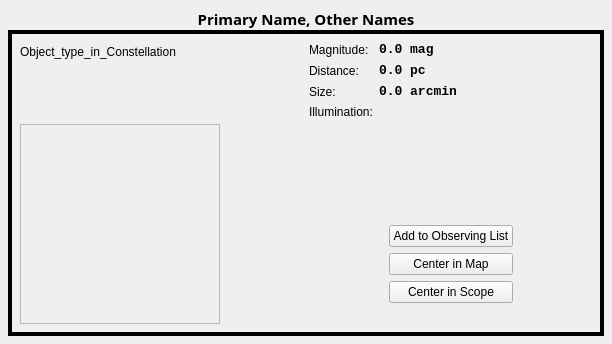
<ui version="4.0" >
 <class>DetailsData</class>
 <widget class="QWidget" name="DetailsData" >
  <property name="geometry" >
   <rect>
    <x>0</x>
    <y>0</y>
    <width>612</width>
    <height>344</height>
   </rect>
  </property>
  <layout class="QVBoxLayout" >
   <property name="spacing" >
    <number>0</number>
   </property>
   <property name="margin" >
    <number>8</number>
   </property>
   <item>
    <widget class="QLabel" name="Names" >
     <property name="font" >
      <font>
       <family>Sans Serif</family>
       <pointsize>11</pointsize>
       <weight>75</weight>
       <italic>false</italic>
       <bold>true</bold>
       <underline>false</underline>
       <strikeout>false</strikeout>
      </font>
     </property>
     <property name="autoFillBackground" >
      <bool>true</bool>
     </property>
     <property name="text" >
      <string>Primary Name, Other Names</string>
     </property>
     <property name="alignment" >
      <set>Qt::AlignCenter</set>
     </property>
    </widget>
   </item>
   <item>
    <widget class="QFrame" name="DataFrame" >
     <property name="autoFillBackground" >
      <bool>true</bool>
     </property>
     <property name="frameShape" >
      <enum>QFrame::Box</enum>
     </property>
     <property name="frameShadow" >
      <enum>QFrame::Plain</enum>
     </property>
     <property name="lineWidth" >
      <number>4</number>
     </property>
     <layout class="QHBoxLayout" >
      <property name="spacing" >
       <number>6</number>
      </property>
      <property name="margin" >
       <number>8</number>
      </property>
      <item>
       <layout class="QVBoxLayout" >
        <property name="spacing" >
         <number>6</number>
        </property>
        <property name="margin" >
         <number>0</number>
        </property>
        <item>
         <layout class="QHBoxLayout" >
          <property name="spacing" >
           <number>6</number>
          </property>
          <property name="margin" >
           <number>0</number>
          </property>
          <item>
           <widget class="QLabel" name="ObjectTypeInConstellation" >
            <property name="text" >
             <string comment="KDE::DoNotExtract">Object_type_in_Constellation</string>
            </property>
           </widget>
          </item>
          <item>
           <spacer>
            <property name="orientation" >
             <enum>Qt::Horizontal</enum>
            </property>
            <property name="sizeHint" stdset="0" >
             <size>
              <width>40</width>
              <height>20</height>
             </size>
            </property>
           </spacer>
          </item>
         </layout>
        </item>
        <item>
         <spacer>
          <property name="orientation" >
           <enum>Qt::Vertical</enum>
          </property>
          <property name="sizeHint" stdset="0" >
           <size>
            <width>20</width>
            <height>40</height>
           </size>
          </property>
         </spacer>
        </item>
        <item>
         <layout class="QHBoxLayout" >
          <property name="spacing" >
           <number>6</number>
          </property>
          <property name="margin" >
           <number>0</number>
          </property>
          <item>
           <widget class="ClickLabel" name="Image" >
            <property name="sizePolicy" >
             <sizepolicy vsizetype="Expanding" hsizetype="Expanding" >
              <horstretch>0</horstretch>
              <verstretch>0</verstretch>
             </sizepolicy>
            </property>
            <property name="minimumSize" >
             <size>
              <width>200</width>
              <height>200</height>
             </size>
            </property>
            <property name="maximumSize" >
             <size>
              <width>200</width>
              <height>200</height>
             </size>
            </property>
            <property name="cursor" >
             <cursorShape>PointingHandCursor</cursorShape>
            </property>
            <property name="frameShape" >
             <enum>QFrame::StyledPanel</enum>
            </property>
            <property name="frameShadow" >
             <enum>QFrame::Raised</enum>
            </property>
           </widget>
          </item>
          <item>
           <spacer>
            <property name="orientation" >
             <enum>Qt::Horizontal</enum>
            </property>
            <property name="sizeHint" stdset="0" >
             <size>
              <width>40</width>
              <height>20</height>
             </size>
            </property>
           </spacer>
          </item>
         </layout>
        </item>
       </layout>
      </item>
      <item>
       <layout class="QVBoxLayout" >
        <property name="spacing" >
         <number>6</number>
        </property>
        <property name="margin" >
         <number>0</number>
        </property>
        <item>
         <layout class="QHBoxLayout" >
          <property name="spacing" >
           <number>6</number>
          </property>
          <property name="margin" >
           <number>0</number>
          </property>
          <item>
           <layout class="QGridLayout" >
            <property name="margin" >
             <number>0</number>
            </property>
            <property name="spacing" >
             <number>6</number>
            </property>
            <item row="1" column="0" >
             <widget class="QLabel" name="DistanceLabel" >
              <property name="text" >
               <string>Distance:</string>
              </property>
             </widget>
            </item>
            <item row="2" column="1" >
             <widget class="QLabel" name="AngSize" >
              <property name="font" >
               <font>
                <family>Monospace</family>
                <pointsize>10</pointsize>
                <weight>75</weight>
                <italic>false</italic>
                <bold>true</bold>
                <underline>false</underline>
                <strikeout>false</strikeout>
               </font>
              </property>
              <property name="text" >
               <string>0.0 arcmin</string>
              </property>
             </widget>
            </item>
            <item row="2" column="0" >
             <widget class="QLabel" name="AngSizeLabel" >
              <property name="text" >
               <string>Size:</string>
              </property>
             </widget>
            </item>
            <item row="0" column="0" >
             <widget class="QLabel" name="MagLabel" >
              <property name="text" >
               <string>Magnitude:</string>
              </property>
             </widget>
            </item>
            <item row="0" column="1" >
             <widget class="QLabel" name="Magnitude" >
              <property name="font" >
               <font>
                <family>Monospace</family>
                <pointsize>10</pointsize>
                <weight>75</weight>
                <italic>false</italic>
                <bold>true</bold>
                <underline>false</underline>
                <strikeout>false</strikeout>
               </font>
              </property>
              <property name="text" >
               <string>0.0 mag</string>
              </property>
             </widget>
            </item>
            <item row="1" column="1" >
             <widget class="QLabel" name="Distance" >
              <property name="font" >
               <font>
                <family>Monospace</family>
                <pointsize>10</pointsize>
                <weight>75</weight>
                <italic>false</italic>
                <bold>true</bold>
                <underline>false</underline>
                <strikeout>false</strikeout>
               </font>
              </property>
              <property name="text" >
               <string>0.0 pc</string>
              </property>
             </widget>
            </item>
            <item row="3" column="0" >
             <widget class="QLabel" name="IllumLabel" >
              <property name="text" >
               <string>Illumination:</string>
              </property>
             </widget>
            </item>
            <item row="3" column="1" >
             <widget class="QLabel" name="Illumination" >
              <property name="font" >
               <font>
                <family>Monospace</family>
               </font>
              </property>
              <property name="text" >
               <string/>
              </property>
             </widget>
            </item>
           </layout>
          </item>
          <item>
           <spacer>
            <property name="orientation" >
             <enum>Qt::Horizontal</enum>
            </property>
            <property name="sizeHint" stdset="0" >
             <size>
              <width>40</width>
              <height>20</height>
             </size>
            </property>
           </spacer>
          </item>
         </layout>
        </item>
        <item>
         <spacer>
          <property name="orientation" >
           <enum>Qt::Vertical</enum>
          </property>
          <property name="sizeHint" stdset="0" >
           <size>
            <width>20</width>
            <height>40</height>
           </size>
          </property>
         </spacer>
        </item>
        <item>
         <layout class="QHBoxLayout" >
          <property name="spacing" >
           <number>6</number>
          </property>
          <property name="margin" >
           <number>0</number>
          </property>
          <item>
           <spacer>
            <property name="orientation" >
             <enum>Qt::Horizontal</enum>
            </property>
            <property name="sizeHint" stdset="0" >
             <size>
              <width>40</width>
              <height>20</height>
             </size>
            </property>
           </spacer>
          </item>
          <item>
           <layout class="QVBoxLayout" >
            <property name="spacing" >
             <number>6</number>
            </property>
            <property name="margin" >
             <number>0</number>
            </property>
            <item>
             <widget class="QPushButton" name="ObsListButton" >
              <property name="text" >
               <string>Add to Observing List</string>
              </property>
             </widget>
            </item>
            <item>
             <widget class="QPushButton" name="CenterButton" >
              <property name="text" >
               <string>Center in Map</string>
              </property>
             </widget>
            </item>
            <item>
             <widget class="QPushButton" name="ScopeButton" >
              <property name="text" >
               <string>Center in Scope</string>
              </property>
             </widget>
            </item>
            <item>
             <spacer>
              <property name="orientation" >
               <enum>Qt::Vertical</enum>
              </property>
              <property name="sizeType" >
               <enum>QSizePolicy::Fixed</enum>
              </property>
              <property name="sizeHint" stdset="0" >
               <size>
                <width>20</width>
                <height>21</height>
               </size>
              </property>
             </spacer>
            </item>
           </layout>
          </item>
          <item>
           <spacer>
            <property name="orientation" >
             <enum>Qt::Horizontal</enum>
            </property>
            <property name="sizeHint" stdset="0" >
             <size>
              <width>40</width>
              <height>20</height>
             </size>
            </property>
           </spacer>
          </item>
         </layout>
        </item>
       </layout>
      </item>
     </layout>
    </widget>
   </item>
  </layout>
 </widget>
 <customwidgets>
  <customwidget>
   <class>ClickLabel</class>
   <extends>QFrame</extends>
   <header>widgets/clicklabel.h</header>
   <container>1</container>
  </customwidget>
 </customwidgets>
 <resources/>
 <connections/>
</ui>
